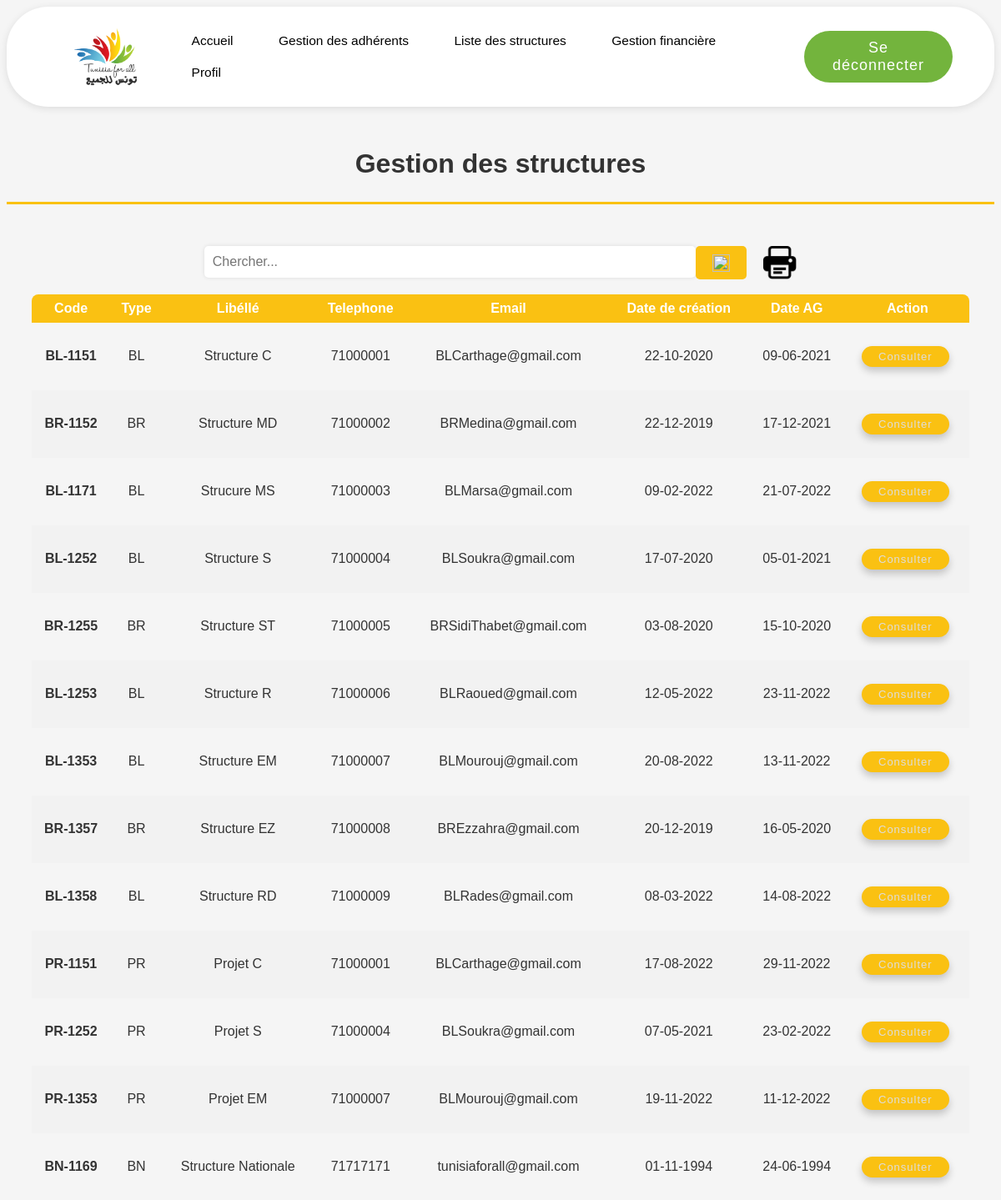
Page /liste_structure/ (signed in) on the committed database.
### base/models.py (models this page shows, shortened)
class Structure(models.Model):
    TYPE_CHOICES = [
        ('BN', 'Bureau National'),
        ('BR', 'Bureau regional'),
        ('BL', 'Bureau Local'),
        ('PR', 'Projet'),
    ]
    code_structure = models.CharField(max_length=6)
    type = models.CharField(max_length=15, choices=TYPE_CHOICES)
    libellé = models.CharField(max_length=20)
    rue = models.CharField(max_length=20)
    gouvernorat = models.ForeignKey(Governat, on_delete=models.CASCADE , related_name='structures')
    délégation = models.ForeignKey(Delegation, on_delete=models.CASCADE , related_name='structures')
    code_postal = models.CharField(max_length=4)
    numéro_de_téléphone = models.CharField(max_length=20)
    adresse_email = models.EmailField()
    date_de_création = models.DateField()
    date_ag = models.DateField()
    exclude_fields = ['date_creation', 'date_ag']

### base/views.py (the view)
# urls.py: path('liste_structure/' , views.liste_structure , name="liste_structure"),
def liste_structure (request) :
    structures = Structure.objects.all()  # retrieve all structures
    context = {'structures': structures}  # create a dictionary to store the structures and pass it to the view
    return render (request , 'base/liste_structure.html', context)   # render the HTML template with the context data

### base/templates/base/liste_structure.html (shortened to what this page needs)
{% extends 'main.html' %}
{% load static %}
{% block content %}
<div>
  <div>
    <h2>Gestion des structures</h2>
    <hr class="hrstructure">
  </div>
  <div class="page-content">
    <form id="search-form" class="search-container" action="{% url 'gestion_structure' %}">
      <input type="text" class="textbox" id="search-input" name="q" placeholder="Chercher...">
      <button type="submit" class="structure-button"><i><img src="{% static 'img/search.png' %}"></i></button>
      <img class="print" src="{% static 'img/print.png' %}" height="40px" width="40px" onclick="printTable()">
    </form>
    <div class="structure-table">
      <table>
        <thead>
          <tr>
            <th>Code</th>
            <th>Type</th>
            <th>Libéllé</th>
            <th>Telephone</th>
            <th>Email</th>
            <th>Date de création</th>
            <th>Date AG</th>
            <th>Action</th>
          </tr>
        </thead>
        <tbody>
          {% for structure in structures %}
          <tr>
            <td><strong>{{ structure.code_structure }}</strong></td>
            <td>{{ structure.type }}</td>
            <td>{{ structure.libellé }}</td>
            <td>{{ structure.numéro_de_téléphone }}</td>
            <td>{{ structure.adresse_email }}</td>
            <td>{{ structure.date_de_création|date:"d-m-Y" }}</td>
            <td>{{ structure.date_ag|date:"d-m-Y" }}</td>
            <td>
              <button class="structure-button"><a href="{% url 'consult_structure' structure.id %}">Consulter</a></button>
            </td>
          </tr>
          {% endfor %}
        </tbody>
      </table>
    </div>
  </div>
</div>
{% endblock %}

### static/css/style.css (style rules this page uses)
body { font-family: Arial, sans-serif; background-color: #F5F5F5; color: #333333; }
h2 { text-align: center; font-size: 32px; margin-top: 50px; }
button a { text-decoration: none; }
hr { border: none; margin-bottom: 50px; }
.hrstructure { border-top: 3px solid #FAC112; }
.structure-button { background-color: #FAC112; }
.search-container { display: flex; justify-content: center; width: 60%; margin: 0 auto; margin-top: 20px; }
.textbox { flex: 1; padding: 10px; border: none; border-radius: 5px; font-size: 16px; background-color: #fff; color: #444; box-shadow: 0px 0px 5px rgba(0, 0, 0, 0.1); margin-bottom: 20px; }
.features button[type="submit"] img, .search-container button[type="submit"] img { height: 21px; width: 21px; }
.search-container button[type="submit"] { color: #fff; border: none; height: 40px; border-radius: 5px; padding: 10px 20px; font-size: 18px; cursor: pointer; transition: background-color 0.2s ease; letter-spacing: 1px; margin-right:10px; }
.print { margin-left:10px; cursor:pointer; height: 40px; width: 40px; }
.structure-table table, .adherent-table table, .structure-history table, .adherent-history table, .finance-table table { border-collapse: collapse; margin-top:auto; margin-right:auto; margin-left:auto; margin-right:auto; width: 95%; }
.features a, .structure-table a, .adherent-table a, .finance-table a { color:#ddd; }
.structure-table button, .adherent-table button, .finance-table button { color: #fff; border: none; border-radius: 50px; padding: 5px 20px; font-size: 13px; cursor: pointer; transition: background-color 0.2s ease; letter-spacing: 1px; margin-top: 20px; margin-right: 5px; margin-bottom: 20px; font-family: 'Montserrat', sans-serif; box-shadow: 0px 5px 10px rgba(0,0,0,0.2); }
.structure-table table th:first-child, .adherent-table table th:first-child, .structure-history table th:first-child, .adherent-history table th:first-child, .finance-table table th:first-child { border-radius : 8px 0 0 0; }
.structure-table table th:last-child, .adherent-table table th:last-child, .structure-history table th:last-child, .adherent-history table th:last-child, .finance-table table th:last-child { border-radius : 0 8px 0 0; }
.structure-table th, .structure-table td, .adherent-table th, .adherent-table td, .finance-table th, .finance-table td, .structure-history th, .structure-history td, .adherent-history th, .adherent-history td { text-align: center; padding: 8px; }
.structure-table th, .structure-history th { background-color: #FAC112; color: #fff; }
.structure-table tr:nth-child(even), .adherent-table tr:nth-child(even), .finance-table tr:nth-child(even), .structure-history tr:nth-child(even), .adherent-history tr:nth-child(even) { background-color: #f2f2f2; }
form input[type="text"], form input[type="email"], form input[type="password"], form input[type="tel"], form input[type="date"], form input[type="number"], form textarea, form select { width: 100%; padding: 10px; margin-bottom: 20px; border: none; border-radius: 5px; font-size: 16px; background-color: #fff; color: #444; box-shadow: 0px 0px 5px rgba(0,0,0,0.1); }

### rows in the picture
Structure: code_structure "BL-1151", type "BL", libellé "Structure C", numéro_de_téléphone "71000001", adresse_email "BLCarthage@gmail.com", date_de_création "22-10-2020", date_ag "09-06-2021"
Structure: code_structure "BR-1152", type "BR", libellé "Structure MD", numéro_de_téléphone "71000002", adresse_email "BRMedina@gmail.com", date_de_création "22-12-2019", date_ag "17-12-2021"
Structure: code_structure "BL-1171", type "BL", libellé "Strucure MS", numéro_de_téléphone "71000003", adresse_email "BLMarsa@gmail.com", date_de_création "09-02-2022", date_ag "21-07-2022"
Structure: code_structure "BL-1252", type "BL", libellé "Structure S", numéro_de_téléphone "71000004", adresse_email "BLSoukra@gmail.com", date_de_création "17-07-2020", date_ag "05-01-2021"
Structure: code_structure "BR-1255", type "BR", libellé "Structure ST", numéro_de_téléphone "71000005", adresse_email "BRSidiThabet@gmail.com", date_de_création "03-08-2020", date_ag "15-10-2020"
Structure: code_structure "BL-1253", type "BL", libellé "Structure R", numéro_de_téléphone "71000006", adresse_email "BLRaoued@gmail.com", date_de_création "12-05-2022", date_ag "23-11-2022"
Structure: code_structure "BL-1353", type "BL", libellé "Structure EM", numéro_de_téléphone "71000007", adresse_email "BLMourouj@gmail.com", date_de_création "20-08-2022", date_ag "13-11-2022"
Structure: code_structure "BR-1357", type "BR", libellé "Structure EZ", numéro_de_téléphone "71000008", adresse_email "BREzzahra@gmail.com", date_de_création "20-12-2019", date_ag "16-05-2020"
Structure: code_structure "BL-1358", type "BL", libellé "Structure RD", numéro_de_téléphone "71000009", adresse_email "BLRades@gmail.com", date_de_création "08-03-2022", date_ag "14-08-2022"
Structure: code_structure "PR-1151", type "PR", libellé "Projet C", numéro_de_téléphone "71000001", adresse_email "BLCarthage@gmail.com", date_de_création "17-08-2022", date_ag "29-11-2022"
Structure: code_structure "PR-1252", type "PR", libellé "Projet S", numéro_de_téléphone "71000004", adresse_email "BLSoukra@gmail.com", date_de_création "07-05-2021", date_ag "23-02-2022"
Structure: code_structure "PR-1353", type "PR", libellé "Projet EM", numéro_de_téléphone "71000007", adresse_email "BLMourouj@gmail.com", date_de_création "19-11-2022", date_ag "11-12-2022"
Structure: code_structure "BN-1169", type "BN", libellé "Structure Nationale", numéro_de_téléphone "71717171", adresse_email "tunisiaforall@gmail.com", date_de_création "01-11-1994", date_ag "24-06-1994"
